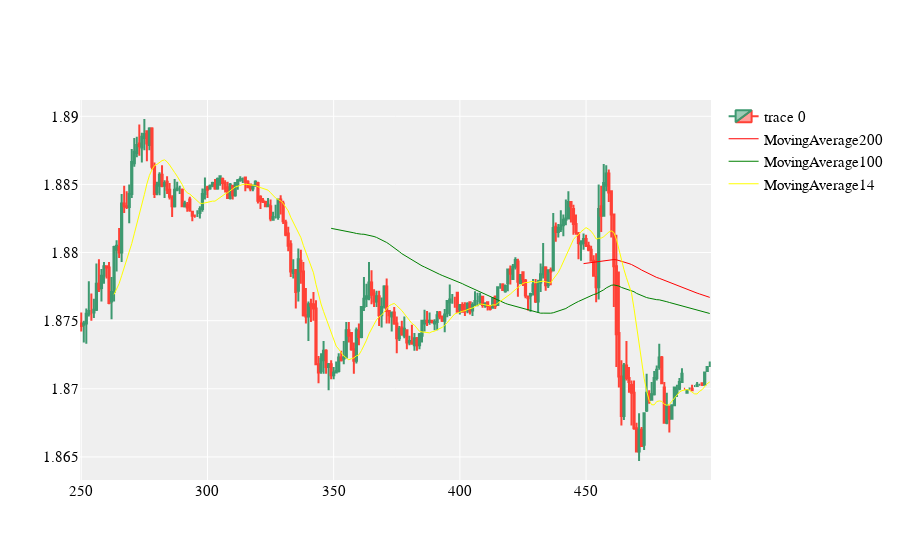

The cell this chart's notebook holds for it:
### Code cell
data  = data[250:500]
# moving average 200
MA200 = data['close'].rolling(window =200).mean()
# moving average 100
MA100 = data['close'].rolling(window =100).mean()
# moving average 14
MA14 = data['close'].rolling(window =14).mean()

fig = go.Figure(data=[go.Candlestick(x=data.index,
                open=data['open'],
                high=data['high'],
                low=data['low'],
                close=data['close'])])

# fig.layout = dict(xaxis=dict(type="category"))
fig.add_trace(go.Scatter(x=data.index, y= MA200, mode='lines', line=dict(width = 1),marker_color = 'red',
                        showlegend=True, name = 'MovingAverage200'))

fig.add_trace(go.Scatter(x=data.index, y= MA100, mode='lines', line=dict(width = 1),marker_color = 'green', 
                        showlegend=True, name = 'MovingAverage100'))

fig.add_trace(go.Scatter(x=data.index, y= MA14,mode='lines', line=dict(width = 1),marker_color = 'yellow',
                        showlegend=True, name = 'MovingAverage14'))

layout = go.Layout(
    plot_bgcolor='#efefef',
    # Font Families
    font_family='Monospace',
    font_color='#000000',
    font_size=15,
    xaxis=dict(
        rangeslider=dict(
            visible=False
        )
    )
)
fig.update_layout(layout)

fig.show()

### Figure 1 — Plotly figure (JSON) as saved in the notebook; plotly's stock layout.template omitted (floating-point values rounded to 4 significant figures; data arrays with more than 128 entries replaced by an {"elided": "..."} marker saying what was removed)
{"data": [{"close": {"elided": "250 float values"}, "high": {"elided": "250 float values"}, "low": {"elided": "250 float values"}, "open": {"elided": "250 float values"}, "type": "candlestick", "x": {"elided": "250 int values"}}, {"line": {"width": 1}, "marker": {"color": "red"}, "mode": "lines", "name": "MovingAverage200", "showlegend": true, "type": "scatter", "x": {"elided": "250 int values"}, "y": {"elided": "250 float values"}}, {"line": {"width": 1}, "marker": {"color": "green"}, "mode": "lines", "name": "MovingAverage100", "showlegend": true, "type": "scatter", "x": {"elided": "250 int values"}, "y": {"elided": "250 float values"}}, {"line": {"width": 1}, "marker": {"color": "yellow"}, "mode": "lines", "name": "MovingAverage14", "showlegend": true, "type": "scatter", "x": {"elided": "250 int values"}, "y": {"elided": "250 float values"}}], "layout": {"font": {"color": "#000000", "family": "Monospace", "size": 15}, "plot_bgcolor": "#efefef", "xaxis": {"rangeslider": {"visible": false}}}}
